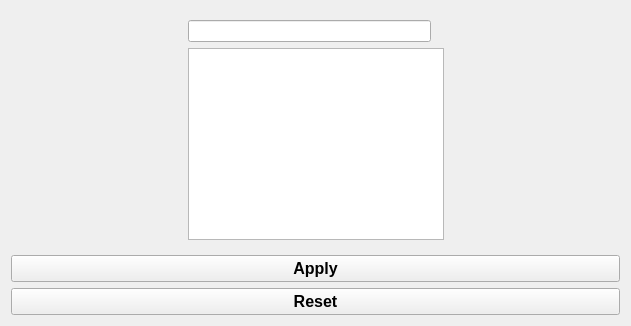
           <widget class="QWidget" name="tab_8">
            <attribute name="title">
             <string>Location</string>
            </attribute>
            <layout class="QGridLayout" name="gridLayout_11">
             <item row="0" column="0">
              <spacer name="horizontalSpacer_5">
               <property name="orientation">
                <enum>Qt::Horizontal</enum>
               </property>
               <property name="sizeHint" stdset="0">
                <size>
                 <width>162</width>
                 <height>20</height>
                </size>
               </property>
              </spacer>
             </item>
             <item row="0" column="1">
              <widget class="QWidget" name="widget_10" native="true">
               <layout class="QGridLayout" name="gridLayout_10">
                <item row="0" column="0">
                 <widget class="QLineEdit" name="search_bar_location"/>
                </item>
                <item row="0" column="1">
                 <widget class="QLabel" name="location_search_label">
                  <property name="sizePolicy">
                   <sizepolicy hsizetype="Fixed" vsizetype="Fixed">
                    <horstretch>0</horstretch>
                    <verstretch>0</verstretch>
                   </sizepolicy>
                  </property>
                  <property name="maximumSize">
                   <size>
                    <width>20</width>
                    <height>20</height>
                   </size>
                  </property>
                  <property name="text">
                   <string/>
                  </property>
                  <property name="pixmap">
                   <pixmap>icons_imgs/search_icon.png</pixmap>
                  </property>
                  <property name="scaledContents">
                   <bool>true</bool>
                  </property>
                 </widget>
                </item>
                <item row="1" column="0" colspan="2">
                 <widget class="QListWidget" name="locations_list">
                  <property name="font">
                   <font>
                    <pointsize>12</pointsize>
                   </font>
                  </property>
                  <property name="selectionMode">
                   <enum>QAbstractItemView::MultiSelection</enum>
                  </property>
                 </widget>
                </item>
               </layout>
              </widget>
             </item>
             <item row="0" column="2">
              <spacer name="horizontalSpacer_6">
               <property name="orientation">
                <enum>Qt::Horizontal</enum>
               </property>
               <property name="sizeHint" stdset="0">
                <size>
                 <width>161</width>
                 <height>20</height>
                </size>
               </property>
              </spacer>
             </item>
             <item row="1" column="0" colspan="3">
              <widget class="DoubleTextButton" name="apply_remove_location_filter_btn">
               <property name="font">
                <font>
                 <pointsize>12</pointsize>
                 <weight>75</weight>
                 <bold>true</bold>
                </font>
               </property>
               <property name="text">
                <string>Apply</string>
               </property>
               <property name="checkable">
                <bool>true</bool>
               </property>
              </widget>
             </item>
             <item row="2" column="0" colspan="3">
              <widget class="QPushButton" name="reset_location_filters_btn">
               <property name="font">
                <font>
                 <pointsize>12</pointsize>
                 <weight>75</weight>
                 <bold>true</bold>
                </font>
               </property>
               <property name="text">
                <string>Reset</string>
               </property>
               <property name="checkable">
                <bool>false</bool>
               </property>
              </widget>
             </item>
            </layout>
           </widget>
